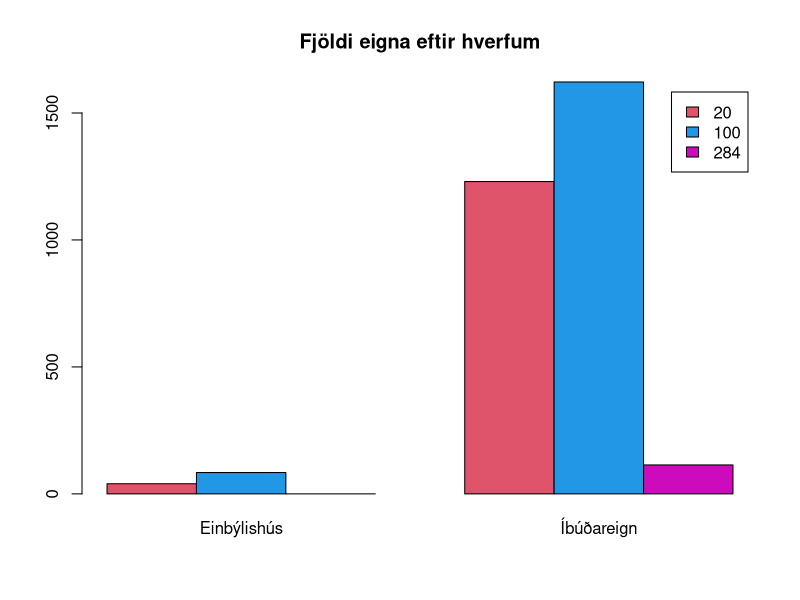
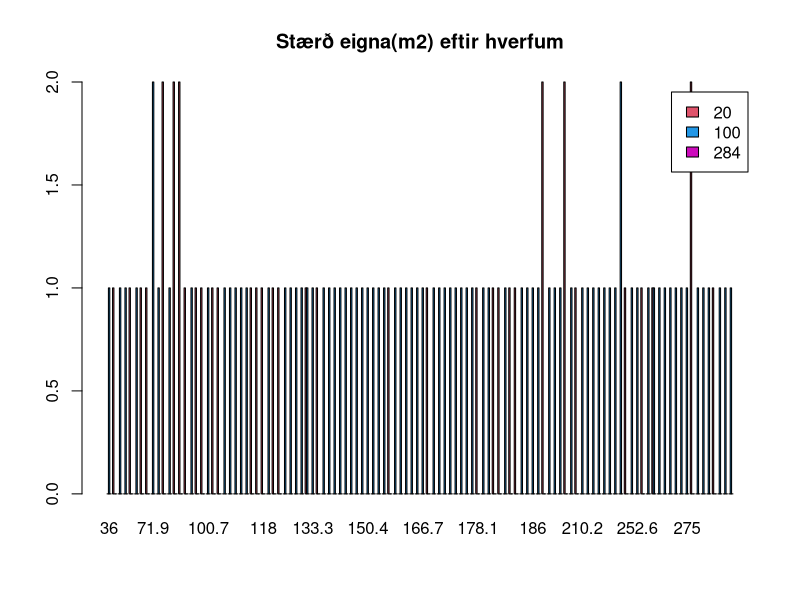
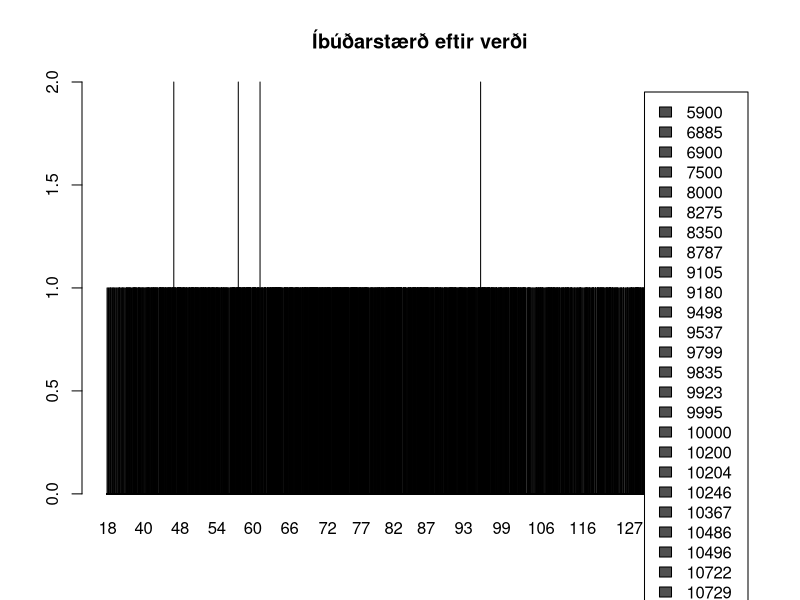

Recreate these plots in R, in order.
## ---- chunk 1
knitr::opts_chunk$set(echo = TRUE)
## ---- chunk 2
vjh <- read.table("husnaedi.txt", header = TRUE, sep = ";")
## ---- chunk 3
library(dplyr)
hverfi <- c(20,100,284)
vjh <- filter(vjh, vjh$matssvaedi%in%hverfi)
## ---- chunk 4
vjh$matssvaedi <- as.factor(vjh$matssvaedi)
str(vjh)
## ---- chunk 5
 
eftirHverfum <- table(vjh$matssvaedi,vjh$teg_eign)
barplot(eftirHverfum, beside=T, col=c(2,4,6), legend.text = T, main = "Fjöldi eigna eftir hverfum")
 
## ---- chunk 6
einbyli<-filter(vjh, teg_eign == "Einbýlishús")
einbyliEftirStaerd <- table(einbyli$matssvaedi,einbyli$ibm2)
barplot(einbyliEftirStaerd, beside=T, col=c(2,4,6), legend.text = T, main = "Stærð eigna(m2) eftir hverfum")
## ---- chunk 7
ibudir <- filter(vjh, teg_eign == "Íbúðareign")
ibudirEftirVerdi <- table(ibudir$nuvirdi,ibudir$ibm2)
barplot(ibudirEftirVerdi, beside=T, legend.text = T, main = "Íbúðarstærð eftir verði")
